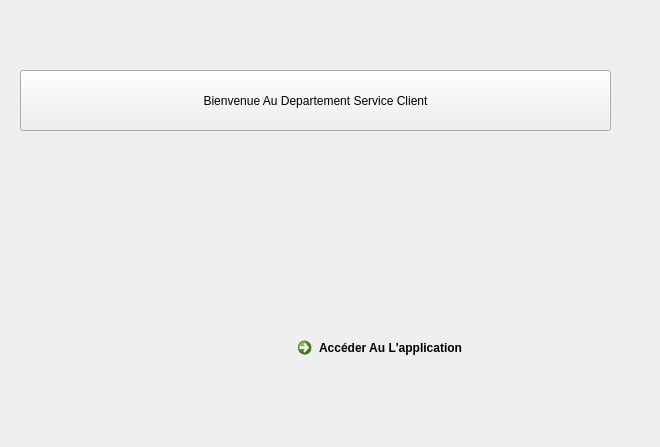
<?xml version="1.0" encoding="UTF-8"?>
<ui version="4.0">
 <class>video</class>
 <widget class="QWidget" name="video">
  <property name="geometry">
   <rect>
    <x>0</x>
    <y>0</y>
    <width>660</width>
    <height>447</height>
   </rect>
  </property>
  <property name="windowTitle">
   <string>Acceuil</string>
  </property>
  <property name="windowIcon">
   <iconset resource="resources.qrc">
    <normaloff>:/new/prefix1/C:/Users/hadhoud/Downloads/android.jpg</normaloff>:/new/prefix1/C:/Users/hadhoud/Downloads/android.jpg</iconset>
  </property>
  <property name="styleSheet">
   <string notr="true"/>
  </property>
  <widget class="QPushButton" name="pushButton">
   <property name="geometry">
    <rect>
     <x>20</x>
     <y>70</y>
     <width>591</width>
     <height>61</height>
    </rect>
   </property>
   <property name="styleSheet">
    <string notr="true">font: 75 italic 11pt &quot;MS Shell Dlg 2&quot;;
font: 75 14pt &quot;Ravie&quot;;</string>
   </property>
   <property name="text">
    <string>Bienvenue Au Departement Service Client</string>
   </property>
  </widget>
  <widget class="QCommandLinkButton" name="commandLinkButton">
   <property name="geometry">
    <rect>
     <x>290</x>
     <y>330</y>
     <width>211</width>
     <height>41</height>
    </rect>
   </property>
   <property name="text">
    <string>Accéder Au L'application </string>
   </property>
  </widget>
  <widget class="QLabel" name="label">
   <property name="geometry">
    <rect>
     <x>-20</x>
     <y>-160</y>
     <width>681</width>
     <height>771</height>
    </rect>
   </property>
   <property name="text">
    <string/>
   </property>
   <property name="pixmap">
    <pixmap resource="resources.qrc">:/new/prefix1/C:/Users/hadhoud/Downloads/android.jpg</pixmap>
   </property>
  </widget>
  <zorder>label</zorder>
  <zorder>pushButton</zorder>
  <zorder>commandLinkButton</zorder>
 </widget>
 <resources>
  <include location="resources.qrc"/>
 </resources>
 <connections/>
</ui>
